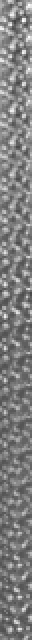
#> input picture templates/assets/default_still.png, 16 x 320 px (shown 2 times larger); its folder holds 2 pictures in this run
$ python asset_factory.py
#> lines starting #> are read from the running program, lines starting #| are printed output that depends on the picture
#!/usr/bin/env python3
"""
asset_factory.py
================
Generates item, block, and molten-fluid textures for all materials defined in
materials.yml that have a `colors` entry.

Applies a diagonal metallic gradient using the material's dark/light colours,
then adjusts brightness (lum) and contrast (sat).

Rules:
  • PNG files are NEVER overwritten (texture may have been hand-edited).
  • MCMeta files are also never overwritten.

Usage:
    python3 asset_factory.py
"""

import os
import shutil
from pathlib import Path
from PIL import Image, ImageChops, ImageEnhance, ImageDraw
import yaml

SCRIPT_DIR       = Path(__file__).parent
ROOT_DIR         = SCRIPT_DIR.parent
TEMPLATE_DIR     = ROOT_DIR / "templates/assets"
OUTPUT_DIR       = ROOT_DIR / "src/main/resources/assets/omnitech/textures/item"
BLOCK_OUTPUT_DIR = ROOT_DIR / "src/main/resources/assets/omnitech/textures/block"
FLUID_OUTPUT_DIR = ROOT_DIR / "src/main/resources/assets/omnitech/textures/block/fluid"

VARIATIONS = [
    "raw_%", "%_ingot", "%_dust", "%_plate", "%_mote",
    "%_nugget", "%_reductor", "%_cog", "%_wire",
    "%_coil", "%_rod", "%_ore", "%_block", "raw_%_block",
]


def load_materials():
    with open(SCRIPT_DIR / "materials.yml", encoding="utf-8") as f:
        return yaml.safe_load(f)["materials"]


def hex_to_rgb(hex_str):
    hex_str = hex_str.lstrip("#")
    return tuple(int(hex_str[i:i + 2], 16) for i in (0, 2, 4))


def create_metal_gradient(size, color_base, color_highlight):
    rgb_base = hex_to_rgb(color_base)
    rgb_high = hex_to_rgb(color_highlight)
    gradient = Image.new("RGBA", size)
    draw = ImageDraw.Draw(gradient)
    max_dist = size[0] + size[1]
    for i in range(max_dist):
        ratio = i / max_dist
        curr = tuple(int(rgb_high[j] * (1 - ratio) + rgb_base[j] * ratio) for j in range(3))
        draw.line([(i, 0), (0, i)], fill=curr + (255,))
    return gradient


def tint_image(template_path: Path, c_base: str, c_high: str,
               brightness: float, contrast: float) -> Image.Image:
#> called with c_base = '#31363B', c_high = '#5E6770', brightness = 0.9, contrast = 1.2
    with Image.open(template_path).convert("RGBA") as img:
        tint   = create_metal_gradient(img.size, c_base, c_high)
#> in create_metal_gradient, `gradient = Image.new("RGBA", size)`: gradient: PIL image 16x320 RGBA; every value is 0
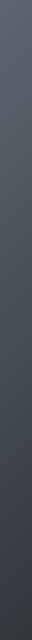
#> tint: PIL image 16x320 RGBA (shown 2 times larger); mean R, G, B, A 71.1, 78.2, 85.2, 255
        result = ImageChops.multiply(img, tint)
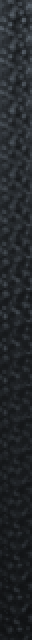
#> result: PIL image 16x320 RGBA (shown 2 times larger); mean R, G, B, A 35.4, 39, 42.5, 255
        if brightness != 1.0:
            result = ImageEnhance.Brightness(result).enhance(brightness)
        if contrast != 1.0:
            result = ImageEnhance.Contrast(result).enhance(contrast)
        result.putalpha(img.getchannel("A"))
        return result.copy()


def process_item_and_block_textures(materials):
    OUTPUT_DIR.mkdir(parents=True, exist_ok=True)
    BLOCK_OUTPUT_DIR.mkdir(parents=True, exist_ok=True)

    for mat in materials:
        colors = mat.get("colors")
        if not colors:
            continue

        mat_name   = mat["name"]
        c_base     = colors["dark"]
        c_high     = colors["light"]
        brightness = colors.get("lum", 1.0)
        contrast   = colors.get("sat", 1.0)

        for pattern in VARIATIONS:
            file_name  = pattern.replace("%", mat_name) + ".png"
            is_block   = any(x in pattern for x in ["ore", "_block"])
            save_path  = (BLOCK_OUTPUT_DIR if is_block else OUTPUT_DIR) / file_name

            if save_path.exists():
                continue

            template_suffix = pattern.replace("%", "default")
            template_path   = TEMPLATE_DIR / f"{template_suffix}.png"

            if not template_path.exists():
                continue

            try:
                result = tint_image(template_path, c_base, c_high, brightness, contrast)
                result.save(str(save_path))
                print(f"[+] {mat_name.upper()} -> {file_name}")
            except Exception as e:
                print(f"[X] Error {file_name}: {e}")


def process_fluid_textures(materials):
    FLUID_OUTPUT_DIR.mkdir(parents=True, exist_ok=True)

    still_template = TEMPLATE_DIR / "default_still.png"
    flow_template  = TEMPLATE_DIR / "default_flow.png"
    still_mcmeta   = TEMPLATE_DIR / "default_still.png.mcmeta"
    flow_mcmeta    = TEMPLATE_DIR / "default_flow.png.mcmeta"

    for mat in materials:
        if mat.get("melt_temp") is None:
            continue
        colors = mat.get("colors")
        if not colors:
            continue

        mat_name   = mat["name"]
        fluid_name = f"molten_{mat_name}"
        c_base     = colors["dark"]
        c_high     = colors["light"]
        brightness = colors.get("lum", 1.0)
        contrast   = colors.get("sat", 1.0)

        for template, suffix in [(still_template, "still"), (flow_template, "flow")]:
            png_path   = FLUID_OUTPUT_DIR / f"{fluid_name}_{suffix}.png"
            mcmeta_src = TEMPLATE_DIR / f"default_{suffix}.png.mcmeta"
            mcmeta_dst = FLUID_OUTPUT_DIR / f"{fluid_name}_{suffix}.png.mcmeta"

            if not png_path.exists():
                if template.exists():
                    try:
                        result = tint_image(template, c_base, c_high, brightness, contrast)
                        result.save(str(png_path))
                        print(f"[+] fluid {fluid_name}_{suffix}.png")
                    except Exception as e:
                        print(f"[X] Error fluid {fluid_name}_{suffix}: {e}")

            if not mcmeta_dst.exists() and mcmeta_src.exists():
                shutil.copy2(mcmeta_src, mcmeta_dst)
                print(f"[+] fluid {fluid_name}_{suffix}.png.mcmeta")


if __name__ == "__main__":
    materials = load_materials()
    process_item_and_block_textures(materials)
    process_fluid_textures(materials)
